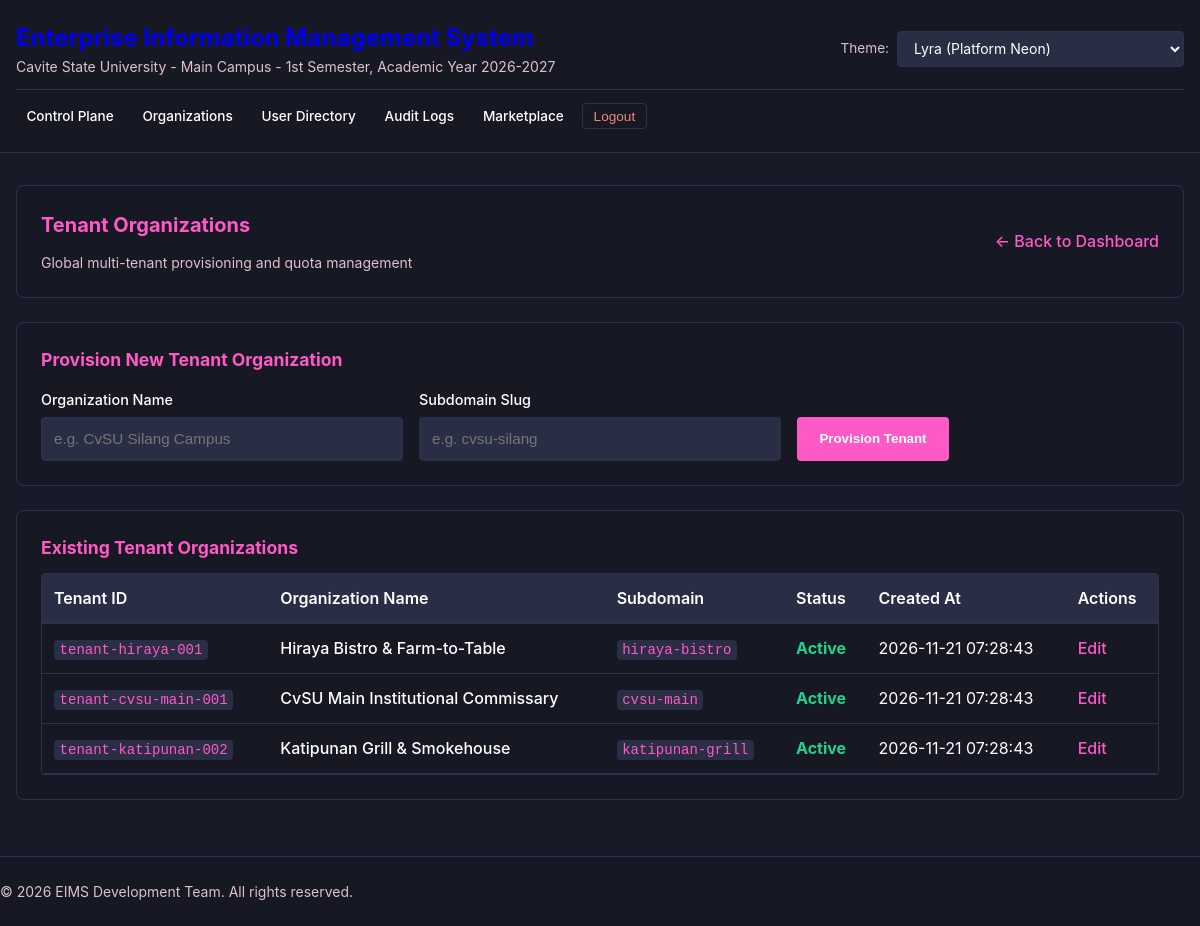
Page /superadmin/organizations (signed in) on the committed database.
### tables this page shows
CREATE TABLE IF NOT EXISTS tenants (
    id VARCHAR(36) PRIMARY KEY,
    name VARCHAR(255) NOT NULL,
    subdomain VARCHAR(64) NOT NULL UNIQUE,
    is_active INTEGER NOT NULL DEFAULT 1,
    created_at TIMESTAMP DEFAULT CURRENT_TIMESTAMP,
    updated_at TIMESTAMP DEFAULT CURRENT_TIMESTAMP
);

### app/Views/superadmin/organizations.php (the view, shortened to what the rows shown need)
<?php
require_once __DIR__ . '/../layouts/header.php';
?>
<section class="card">
    <div class="header-actions">
        <div>
            <h2>Tenant Organizations</h2>
        </div>
    </div>
</section>
<section class="card">
    <div class="table-wrapper">
        <table class="data-table">
            <thead>
                <tr>
                    <th>Tenant ID</th>
                    <th>Organization Name</th>
                    <th>Subdomain</th>
                    <th>Status</th>
                    <th>Created At</th>
                    <th>Actions</th>
                </tr>
            </thead>
            <tbody>
                <?php foreach (($tenants ?? []) as $t): ?>
                    <tr>
                        <td><code><?= htmlspecialchars($t['id'], ENT_QUOTES, 'UTF-8') ?></code></td>
                        <td class="text-bold"><?= htmlspecialchars($t['name'], ENT_QUOTES, 'UTF-8') ?></td>
                        <td><code><?= htmlspecialchars($t['subdomain'], ENT_QUOTES, 'UTF-8') ?></code></td>
                        <td><span class="<?= !empty($t['is_active']) ? 'badge-status-active' : 'badge-status-danger' ?>"><?= !empty($t['is_active']) ? 'Active' : 'Disabled' ?></span></td>
                        <td><?= htmlspecialchars($t['created_at'], ENT_QUOTES, 'UTF-8') ?></td>
                        <td><a href="/superadmin/organizations/edit?id=<?= urlencode($t['id']) ?>" class="link-nav">Edit</a></td>
                    </tr>
                <?php endforeach; ?>
            </tbody>
        </table>
    </div>
</section>
<?php
require_once __DIR__ . '/../layouts/footer.php';
?>

### rows in the picture
tenants: id "tenant-hiraya-001", name "Hiraya Bistro & Farm-to-Table", subdomain "hiraya-bistro", is_active "Active", created_at "2026-11-21 07:28:43"
tenants: id "tenant-cvsu-main-001", name "CvSU Main Institutional Commissary", subdomain "cvsu-main", is_active "Active", created_at "2026-11-21 07:28:43"
tenants: id "tenant-katipunan-002", name "Katipunan Grill & Smokehouse", subdomain "katipunan-grill", is_active "Active", created_at "2026-11-21 07:28:43"
